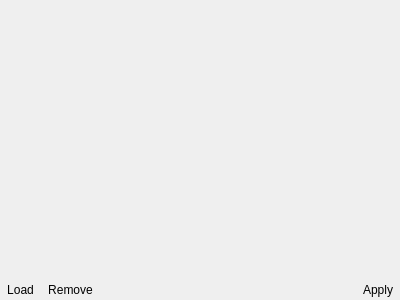
<?xml version="1.0" encoding="UTF-8"?>
<ui version="4.0">
 <class>PhotoUploader</class>
 <widget class="QDialog" name="PhotoUploader">
  <property name="geometry">
   <rect>
    <x>0</x>
    <y>0</y>
    <width>400</width>
    <height>300</height>
   </rect>
  </property>
  <property name="windowTitle">
   <string>Изображение</string>
  </property>
  <layout class="QVBoxLayout" name="verticalLayout">
   <property name="spacing">
    <number>0</number>
   </property>
   <property name="leftMargin">
    <number>0</number>
   </property>
   <property name="topMargin">
    <number>0</number>
   </property>
   <property name="rightMargin">
    <number>0</number>
   </property>
   <property name="bottomMargin">
    <number>0</number>
   </property>
   <item>
    <widget class="PropertyBrowser3Qt::ResizableView" name="photoView" native="true">
     <property name="sizePolicy">
      <sizepolicy hsizetype="Preferred" vsizetype="Expanding">
       <horstretch>0</horstretch>
       <verstretch>0</verstretch>
      </sizepolicy>
     </property>
    </widget>
   </item>
   <item>
    <layout class="QHBoxLayout" name="horizontalLayout">
     <item>
      <widget class="QToolButton" name="loadButton">
       <property name="text">
        <string>Load</string>
       </property>
       <property name="iconSize">
        <size>
         <width>38</width>
         <height>38</height>
        </size>
       </property>
       <property name="autoRaise">
        <bool>true</bool>
       </property>
      </widget>
     </item>
     <item>
      <widget class="QToolButton" name="removeImgButton">
       <property name="text">
        <string>Remove</string>
       </property>
       <property name="iconSize">
        <size>
         <width>38</width>
         <height>38</height>
        </size>
       </property>
       <property name="autoRaise">
        <bool>true</bool>
       </property>
      </widget>
     </item>
     <item>
      <spacer name="horizontalSpacer">
       <property name="orientation">
        <enum>Qt::Orientation::Horizontal</enum>
       </property>
       <property name="sizeHint" stdset="0">
        <size>
         <width>40</width>
         <height>20</height>
        </size>
       </property>
      </spacer>
     </item>
     <item>
      <widget class="QToolButton" name="applyButton">
       <property name="text">
        <string>Apply</string>
       </property>
       <property name="iconSize">
        <size>
         <width>38</width>
         <height>38</height>
        </size>
       </property>
       <property name="autoRaise">
        <bool>true</bool>
       </property>
      </widget>
     </item>
    </layout>
   </item>
  </layout>
 </widget>
 <customwidgets>
  <customwidget>
   <class>PropertyBrowser3Qt::ResizableView</class>
   <extends>QWidget</extends>
   <header>PixmapPropertyItem/ResizableView/resizableview.h</header>
   <container>1</container>
  </customwidget>
 </customwidgets>
 <resources/>
 <connections/>
</ui>
